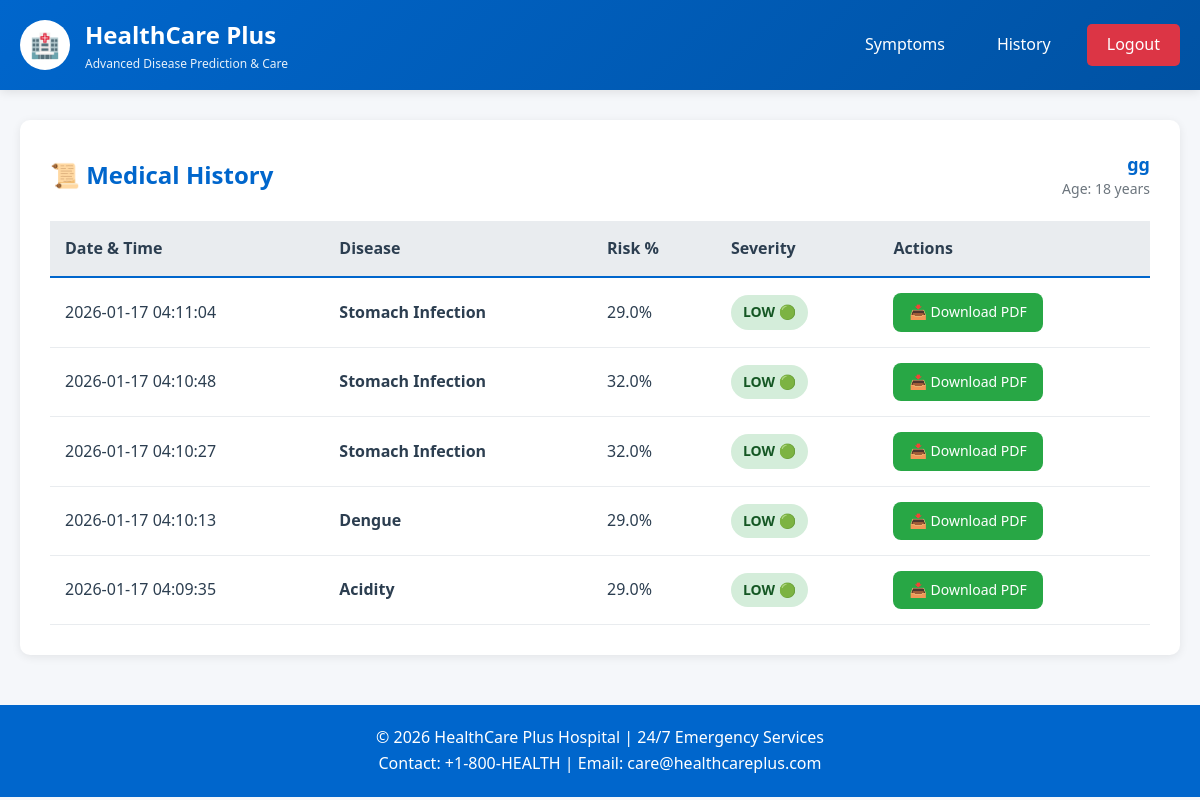
The app's page /history (signed in) with its own data.
### tables this page shows
CREATE TABLE users (
        id INTEGER PRIMARY KEY AUTOINCREMENT,
        username TEXT UNIQUE NOT NULL,
        email TEXT UNIQUE NOT NULL,
        password_hash TEXT NOT NULL,
        full_name TEXT NOT NULL,
        age INTEGER NOT NULL,
        contact TEXT,
        role TEXT DEFAULT 'patient',
        created_at TIMESTAMP DEFAULT CURRENT_TIMESTAMP
    , city TEXT DEFAULT 'Default', smoking TEXT DEFAULT 'no', blood_pressure TEXT DEFAULT 'normal', blood_sugar TEXT DEFAULT 'normal');

CREATE TABLE predictions (
        id INTEGER PRIMARY KEY AUTOINCREMENT,
        patient_id INTEGER NOT NULL,
        disease TEXT NOT NULL,
        risk_percentage REAL NOT NULL,
        severity TEXT NOT NULL,
        probability REAL NOT NULL,
        symptoms TEXT NOT NULL,
        medicines TEXT NOT NULL,
        hospitals TEXT NOT NULL,
        doctor_advice TEXT NOT NULL,
        pdf_path TEXT,
        timestamp TIMESTAMP DEFAULT CURRENT_TIMESTAMP, health_risk_score INTEGER DEFAULT 50, health_risk_category TEXT DEFAULT 'Moderate Risk', symptom_count INTEGER DEFAULT 0,
        FOREIGN KEY (patient_id) REFERENCES users(id)
    );

### Smart_Healthcare_System/Enhanced_Healthcare_System/app.py (the view)
@app.route('/history')
@login_required
def history():
    conn = get_db()
    cur = conn.cursor()
    predictions = cur.execute("""
        SELECT * FROM predictions
        WHERE patient_id = ?
        ORDER BY timestamp DESC
    """, (current_user.id,)).fetchall()
    conn.close()
    return render_template('history.html', patient=current_user, predictions=predictions)

### Smart_Healthcare_System/Enhanced_Healthcare_System/app.py (called while the page is built)
def get_db():
    conn = sqlite3.connect("healthcare.db", check_same_thread=False)
    conn.row_factory = sqlite3.Row
    return conn

### Smart_Healthcare_System/Enhanced_Healthcare_System/templates/history.html (shortened to what this page needs)
{% extends "base.html" %}
{% block content %}
<div class="card">
    <div style="display: flex; justify-content: space-between; align-items: center; margin-bottom: 20px;">
        <div class="card-header" style="margin: 0; border: none; padding: 0;">
            📜 Medical History
        </div>
        <div style="text-align: right;">
            <p style="margin: 0; font-size: 18px; font-weight: 600; color: var(--primary-blue);">{{ patient.full_name }}</p>
            <p style="margin: 0; font-size: 14px; color: #6C757D;">Age: {{ patient.age }} years</p>
        </div>
    </div>
    {% if predictions %}
    <div style="overflow-x: auto;">
        <table style="width: 100%; border-collapse: collapse;">
            <thead>
                <tr style="background: var(--light-gray);">
                    <th style="padding: 15px; text-align: left; border-bottom: 2px solid var(--primary-blue);">Date & Time</th>
                    <th style="padding: 15px; text-align: left; border-bottom: 2px solid var(--primary-blue);">Disease</th>
                    <th style="padding: 15px; text-align: left; border-bottom: 2px solid var(--primary-blue);">Risk %</th>
                    <th style="padding: 15px; text-align: left; border-bottom: 2px solid var(--primary-blue);">Severity</th>
                    <th style="padding: 15px; text-align: left; border-bottom: 2px solid var(--primary-blue);">Actions</th>
                </tr>
            </thead>
            <tbody>
                {% for pred in predictions %}
                <tr style="border-bottom: 1px solid var(--light-gray);">
                    <td style="padding: 15px;">{{ pred['timestamp'] }}</td>
                    <td style="padding: 15px; font-weight: 600;">{{ pred['disease'] }}</td>
                    <td style="padding: 15px;">{{ pred['risk_percentage'] }}%</td>
                    <td style="padding: 15px;">
                        {% if 'LOW' in pred['severity'] %}
                        <span class="severity-badge severity-low">{{ pred['severity'] }}</span>
                        {% elif 'MEDIUM' in pred['severity'] %}
                        <span class="severity-badge severity-medium">{{ pred['severity'] }}</span>
                        {% else %}
                        <span class="severity-badge severity-high">{{ pred['severity'] }}</span>
                        {% endif %}
                    </td>
                    <td style="padding: 15px;">
                        <a href="{{ url_for('download_pdf', filename=pred['pdf_path']) }}" class="btn btn-success" style="padding: 8px 16px; font-size: 14px;">
                            📥 Download PDF
                        </a>
                    </td>
                </tr>
                {% endfor %}
            </tbody>
        </table>
    </div>
    {% endif %}
</div>
{% endblock %}

### Smart_Healthcare_System/Enhanced_Healthcare_System/templates/base.html (shortened to what this page needs)
<!DOCTYPE html>
<html lang="en">
<head>
</head>
<body>
    <header class="header">
        <div class="header-content">
            <div class="logo-section">
                <div class="logo">🏥</div>
                <div class="hospital-name">
                    <h1>HealthCare Plus</h1>
                    <p>Advanced Disease Prediction & Care</p>
                </div>
            </div>
            {% if current_user.is_authenticated %}
            <nav class="nav-menu">
                {% if current_user.role == 'patient' %}
                <a href="{{ url_for('symptom_entry') }}">Symptoms</a>
                <a href="{{ url_for('history') }}">History</a>
                {% elif current_user.role == 'doctor' %}
                <a href="{{ url_for('dashboard') }}">Dashboard</a>
                {% endif %}
                <a href="{{ url_for('logout') }}" class="btn-logout">Logout</a>
            </nav>
            {% endif %}
        </div>
    </header>
    <div class="container">
        {% block content %}{% endblock %}
    </div>
    <footer class="footer">
        <p>&copy; 2026 HealthCare Plus Hospital | 24/7 Emergency Services</p>
        <p>Contact: +1-800-HEALTH | Email: care@healthcareplus.com</p>
    </footer>
</body>
</html>

### Smart_Healthcare_System/Enhanced_Healthcare_System/templates/base.html (style rules this page uses)
* { margin: 0; padding: 0; box-sizing: border-box; }
:root { --primary-blue: #0066CC; --secondary-green: #28A745; --warning-yellow: #FFC107; --danger-red: #DC3545; --background: #F5F7FA; --text-dark: #2C3E50; --white: #FFFFFF; --light-gray: #E9ECEF; }
body { font-family: 'Segoe UI', Tahoma, Geneva, Verdana, sans-serif; background-color: var(--background); color: var(--text-dark); line-height: 1.6; }
.header { background: linear-gradient(135deg, var(--primary-blue) 0%, #0052A3 100%); color: var(--white); padding: 1rem 0; box-shadow: 0 2px 10px rgba(0,0,0,0.1); }
.header-content { max-width: 1200px; margin: 0 auto; padding: 0 20px; display: flex; justify-content: space-between; align-items: center; }
.logo-section { display: flex; align-items: center; gap: 15px; }
.logo { width: 50px; height: 50px; background: var(--white); border-radius: 50%; display: flex; align-items: center; justify-content: center; font-size: 24px; }
.hospital-name h1 { font-size: 24px; font-weight: 600; }
.hospital-name p { font-size: 12px; opacity: 0.9; }
.nav-menu { display: flex; gap: 20px; align-items: center; }
.nav-menu a { color: var(--white); text-decoration: none; padding: 8px 16px; border-radius: 5px; transition: background 0.3s; }
.nav-menu .btn-logout { background: var(--danger-red); padding: 8px 20px; border-radius: 5px; }
.container { max-width: 1200px; margin: 30px auto; padding: 0 20px; }
.card { background: var(--white); border-radius: 10px; padding: 30px; box-shadow: 0 2px 10px rgba(0,0,0,0.08); margin-bottom: 20px; }
.card-header { font-size: 24px; font-weight: 600; color: var(--primary-blue); margin-bottom: 20px; padding-bottom: 15px; border-bottom: 2px solid var(--light-gray); }
.btn { padding: 12px 30px; border: none; border-radius: 8px; font-size: 16px; font-weight: 500; cursor: pointer; transition: all 0.3s; text-decoration: none; display: inline-block; }
.btn-success { background: var(--secondary-green); color: var(--white); }
.severity-badge { padding: 6px 12px; border-radius: 20px; font-weight: 600; font-size: 14px; display: inline-block; }
.severity-low { background: #D4EDDA; color: #155724; }
.footer { background: var(--primary-blue); color: var(--white); text-align: center; padding: 20px; margin-top: 50px; }

### records on screen
users: full_name "gg"
predictions: timestamp "2026-01-17 04:11:04", disease "Stomach Infection", risk_percentage "29.0", severity "LOW 🟢"
predictions: timestamp "2026-01-17 04:10:48", disease "Stomach Infection", risk_percentage "32.0", severity "LOW 🟢"
predictions: timestamp "2026-01-17 04:10:27", disease "Stomach Infection", risk_percentage "32.0", severity "LOW 🟢"
predictions: timestamp "2026-01-17 04:10:13", disease "Dengue", risk_percentage "29.0", severity "LOW 🟢"
predictions: timestamp "2026-01-17 04:09:35", disease "Acidity", risk_percentage "29.0", severity "LOW 🟢"

### other values on screen
{{ patient.age }} "18"
